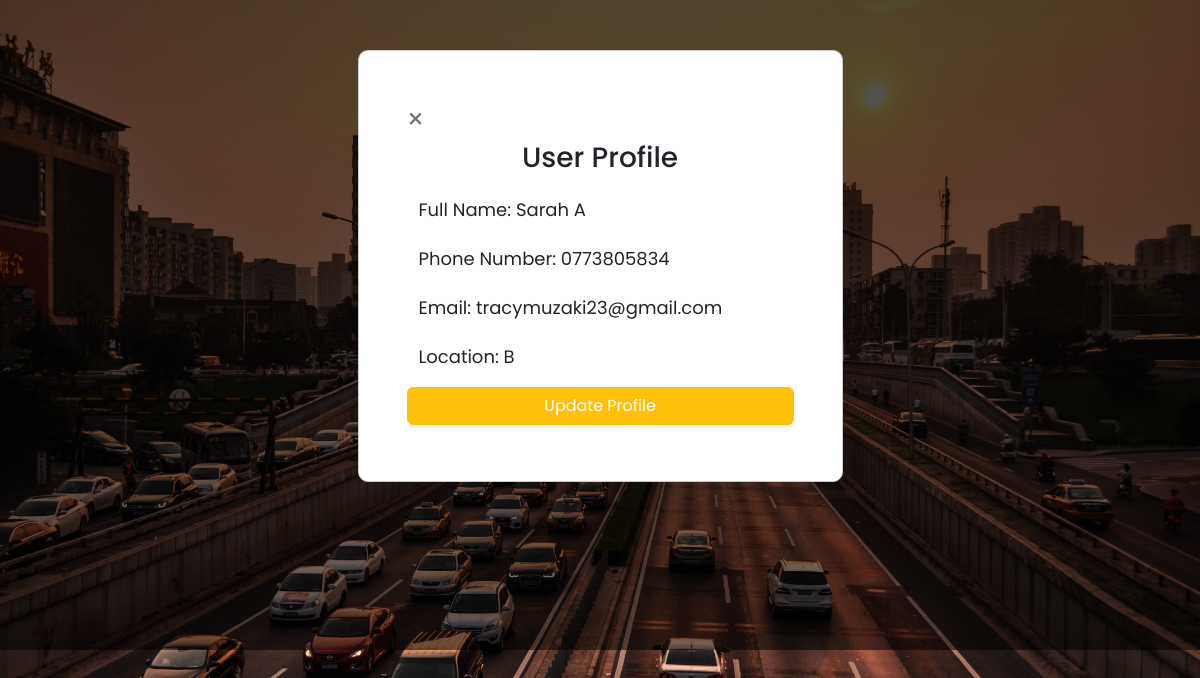
/dashboard/profile.php (signed in), run on an earlier commit of the app's database.
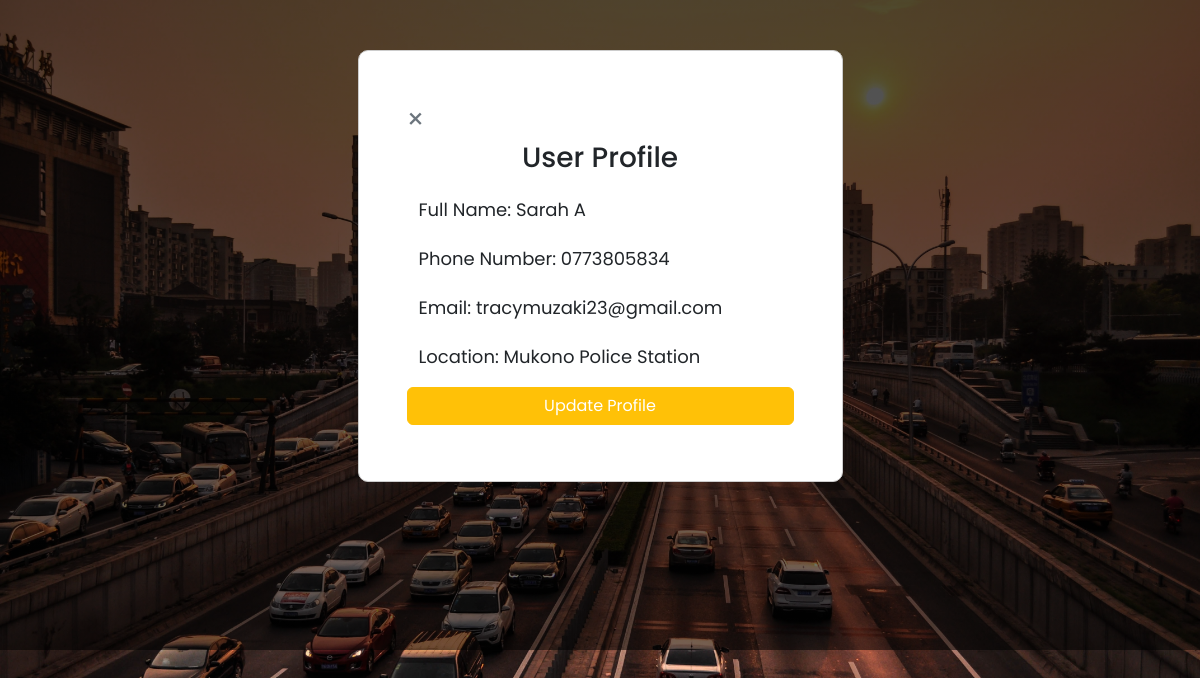
And on a later commit of the database.
### tables this page shows
CREATE TABLE `users` (
  `userid` int(11) NOT NULL,
  `fullname` varchar(200) NOT NULL,
  `phone` varchar(200) NOT NULL,
  `email` varchar(200) NOT NULL,
  `location` varchar(200) NOT NULL,
  `password` varchar(200) NOT NULL,
  `token` varchar(200) NOT NULL,
  `role` varchar(100) NOT NULL,
  `date_registered` varchar(100) NOT NULL
);

### dashboard/profile.php (the view, shortened to what this page needs)
<?php
include '../root/config.php';
$email   = $_SESSION['email'];
$stmt = $dbh->prepare("SELECT * FROM users WHERE email= :email");
$stmt->bindParam(':email', $email);
$stmt->execute();
$user = $stmt->fetch(PDO::FETCH_ASSOC);
?>
<!DOCTYPE html>
<html lang="en">
<head>
    <link href="https://cdn.jsdelivr.net/npm/bootstrap@5.2.3/dist/css/bootstrap.min.css" rel="stylesheet"
>
    <link rel="stylesheet" href="../src/style.css">
</head>
<body>
    <div class="overlay">
        <div class="container">
            <div class="row m-6 no-gutters">
                <div class="col-md-5 bg-white p-5" style="border-radius: 10px; border: 1px solid #ccc; display:block; margin:0 auto;">
                    <a href="javascript:history.back('dashboard')" class="text-secondary fs-3" style="text-decoration:none;"><span aria-hidden="true" >&times;</span></a>
                    <h3>User Profile</h3>
                    <div class="modal-content">
                        <form action="" method="post" enctype="multipart/form-data" class="form-style">
                            <div class="modal-body">
                                <div class="row">
                                    <div class="col-lg-12">
                                        <div class="form-group">
                                            <input class="form-control" readonly name="fullname" value="Full Name: <?php echo $user['fullname']; ?>" type="text" required />
                                        </div>
                                    </div>
                                    <div class="col-lg-12">
                                        <div class="form-group">
                                            <input class="form-control" readonly name="phone" maxlength="10" value="Phone Number: <?php echo $user['phone']; ?>" type="text" required />
                                        </div>
                                    </div>
                                    <div class="col-lg-12">
                                        <div class="form-group">
                                            <input class="form-control" readonly name="email" value="Email: <?php echo $user['email']; ?>" type="email" required />
                                        </div>
                                    </div>
                                    <div class="col-lg-12">
                                        <div class="form-group">
                                            <input class="form-control" readonly name="location" value="Location: <?php echo $user['location']; ?>" type="text" />
                                        </div>
                                    </div>
                                </div>
                                <div class="pb-2">
                                    <a class="btn btn-warning w-100 font-weight-bold mt-2" href="update_profile.php" style="text-decoration:none; color:white;margin-right:45px">Update Profile</a>
                                </div>
                            </div>
                        </form>
                    </div>
                </div>
            </div>
        </div>
    </div>
</body>
</html>

### src/style.css (style rules this page uses)
* { margin: 0; padding: 0; box-sizing: border-box; }
.overlay { width: 100%; height: 650px; background: linear-gradient(0deg, rgba(0, 0, 0, 0.54), rgba(0, 0, 0, 0.69)), url(/images/pexels-pixabay-210182.jpg); background-repeat: no-repeat; background-size: cover; }
.container { padding: 50px 0 0; border-radius: 10px; }
.form-style input { border: 0; height: 45px; border-radius: 0; border-bottom: 1px solid gray; }
:root { --primary-font-family: "Poppins", sans-serif; --light-white: #f5f8fa; --gray: #5e6278; --gray-1: #e3e3e3; }
body { font-family: var(--primary-font-family); font-size: 14px; }

### dashboard/profile.php (style rules this page uses)
body { background-image: url('../images/pexels-pixabay-210182.jpg'); background-size: cover; background-repeat: no-repeat; }
h3 { text-align:center; }
.form-group input { cursor: default; margin-top:4px; font-size: 18px; display: inline; border:none; }

What changed in the data, as far as the page shows it:
changed users "Full Name: Sarah A": location "Location: B" → "Location: Mukono Police Station"
